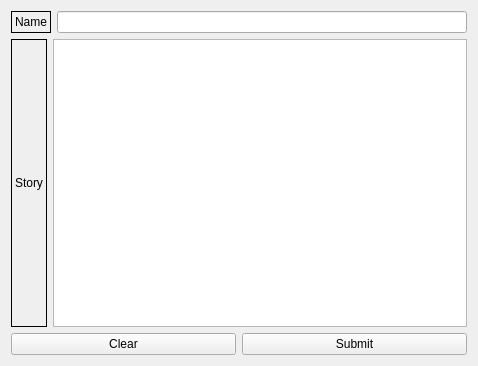
<?xml version="1.0" encoding="UTF-8"?>
<ui version="4.0">
 <class>FormSet</class>
 <widget class="QWidget" name="FormSet">
  <property name="geometry">
   <rect>
    <x>0</x>
    <y>0</y>
    <width>478</width>
    <height>366</height>
   </rect>
  </property>
  <property name="windowTitle">
   <string>Form</string>
  </property>
  <layout class="QVBoxLayout" name="verticalLayout">
   <item>
    <layout class="QHBoxLayout" name="horizontalLayout_2">
     <item>
      <widget class="QLabel" name="label">
       <property name="frameShape">
        <enum>QFrame::Box</enum>
       </property>
       <property name="text">
        <string>Name</string>
       </property>
      </widget>
     </item>
     <item>
      <widget class="QLineEdit" name="lineEdit"/>
     </item>
    </layout>
   </item>
   <item>
    <layout class="QHBoxLayout" name="horizontalLayout_3">
     <item>
      <widget class="QLabel" name="label_2">
       <property name="frameShape">
        <enum>QFrame::Box</enum>
       </property>
       <property name="text">
        <string>Story</string>
       </property>
      </widget>
     </item>
     <item>
      <widget class="QTextEdit" name="textEdit"/>
     </item>
    </layout>
   </item>
   <item>
    <layout class="QHBoxLayout" name="horizontalLayout">
     <item>
      <widget class="QPushButton" name="clearButton">
       <property name="text">
        <string>Clear</string>
       </property>
      </widget>
     </item>
     <item>
      <widget class="QPushButton" name="submitButton">
       <property name="text">
        <string>Submit</string>
       </property>
      </widget>
     </item>
    </layout>
   </item>
  </layout>
 </widget>
 <resources/>
 <connections/>
</ui>
